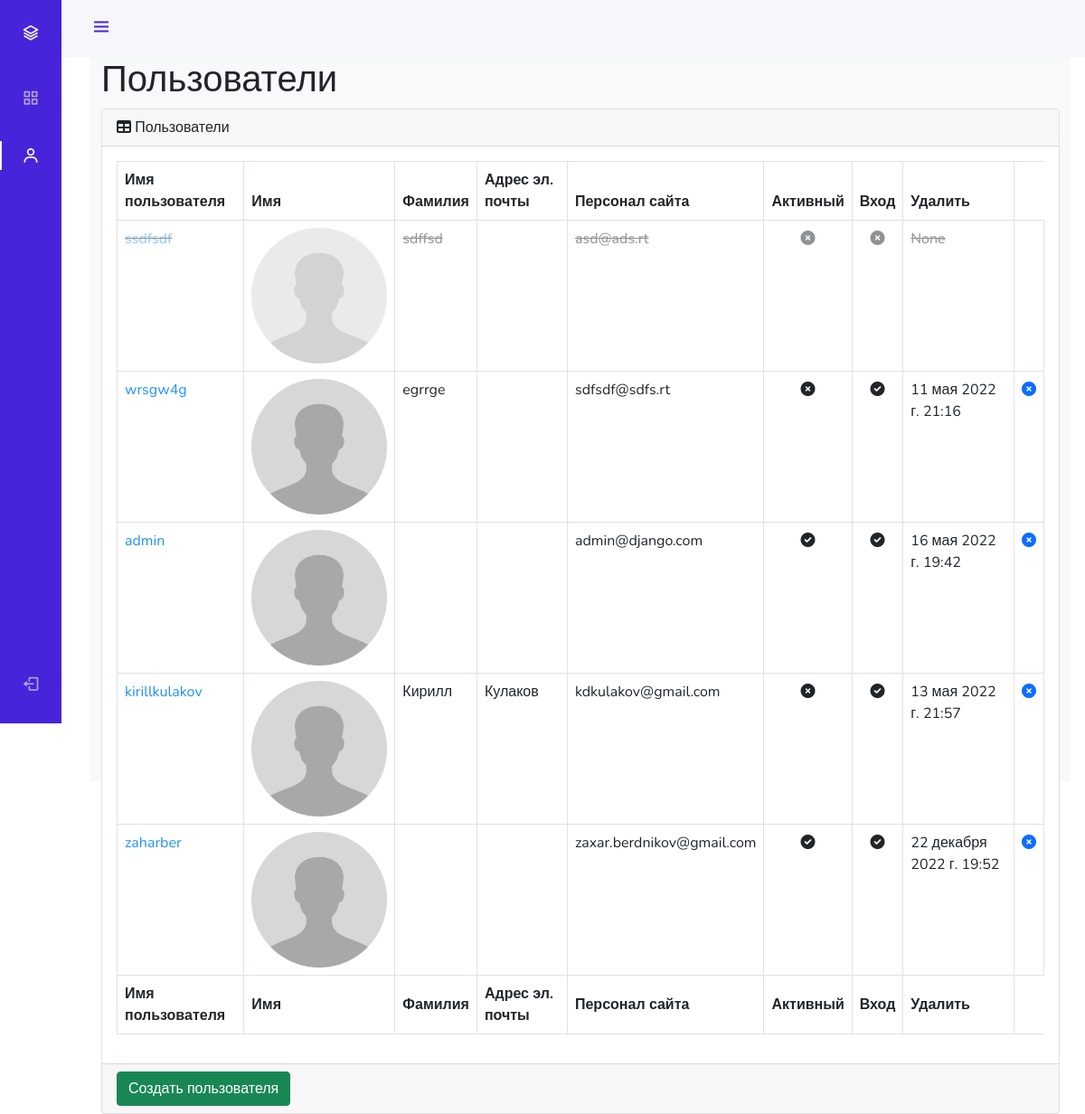
Page /admin_stuff/users/read/ (signed in) on the committed database.
### authapp/models.py (models this page shows, shortened)
class ShopUser(AbstractUser):
    avatar = models.ImageField(upload_to='users_avatars', blank=True)
    age = models.PositiveIntegerField(verbose_name='возраст', default=18)
    activation_key = models.CharField(max_length=128, blank=True)
    activation_key_expires = models.DateTimeField(default=(now() + timedelta(hours=48)))

### adminapp/views.py (the view)
# urls.py: path('users/read/', adminapp.UsersListView.as_view(), name='users'),
class UsersListView(LoginRequiredMixin, ListView):
    model = ShopUser
    template_name = 'adminapp/users.html'
    def get_context_data(self, **kwargs):
        context = super(UsersListView, self).get_context_data(**kwargs)
        context['title'] = 'админка/пользователи'
        return context

### adminapp/templatetags/my_tags.py (called while the page is built)
@register.filter(name='media_folder_users')
def media_folder_users(string):
    if not string:
        string = 'avatar-placeholder.png'
    return f'{settings.MEDIA_URL}{string}'

### mainapp/context_processors.py (called while the page is built)
def basket(request):
    print(f'context processor basket works')
    basket = []
    if request.user.is_authenticated:
        basket = Basket.objects.filter(user=request.user)
    return {
        'basket': basket,
    }

### adminapp/templates/adminapp/users.html
{% extends 'adminapp/base.html' %}
{% load static %}
{% load my_tags %}
{% block content %}
<main>
    <div class="container-fluid">
        <h1 class="mt-4">Пользователи</h1>
        <div class="card mb-4">
            <div class="card-header">
                <i class="fas fa-table mr-1"></i>
                Пользователи
            </div>
            <div class="card-body">
                <div class="table-responsive">
                    <table class="table table-bordered" id="dataTable" width="100%" cellspacing="0">
                        <thead>
                        <tr>
                            <th>Имя пользователя</th>
                            <th>Имя</th>
                            <th>Фамилия</th>
                            <th>Адрес эл. почты</th>
                            <th>Персонал сайта</th>
                            <th>Активный</th>
                            <th>Вход</th>
                            <th>Удалить</th>
                        </tr>
                        </thead>
                        <tfoot>
                        <tr>
                            <th>Имя пользователя</th>
                            <th>Имя</th>
                            <th>Фамилия</th>
                            <th>Адрес эл. почты</th>
                            <th>Персонал сайта</th>
                            <th>Активный</th>
                            <th>Вход</th>
                            <th>Удалить</th>
                        </tr>
                        </tfoot>
                        <tbody>
                        {% for user in object_list %}
                            <tr {% if not user.is_active %} style="opacity: 0.5; text-decoration: line-through;" {% endif %}>
                                <td><a href="{% url 'admin_stuff:user_update' user.id %}" style="color: dodgerblue">{{ user.username }}</a></td>
                                <td><img src="{{ user.avatar|media_folder_users  }}" style="width: 150px;"></td>
                                <td>{{ user.first_name }}</td>
                                <td>{{ user.last_name }}</td>
                                <td>{{ user.email }}</td>
                                <td class="text-center">
                                    {% if user.is_staff %}
                                        <i class="fa fa-check-circle"></i>
                                    {% else %}
                                        <i class="fa fa-times-circle"></i>
                                    {% endif %}
                                </td>
                                <td class="text-center">
                                    {% if user.is_active %}
                                        <i class="fa fa-check-circle"></i>
                                    {% else %}
                                        <i class="fa fa-times-circle"></i>
                                    {% endif %}
                                </td>
                                <td>{{ user.last_login }}</td>
                                <td>
                                    <a {% if not user.is_active %} class="invisible" {% endif %} href="{% url 'admin_stuff:user_delete' pk=user.id %}">
                                        <i class="fa fa-times-circle"></i>
                                    </a>
                                </td>
                            </tr>
                        {% endfor %}
                        </tbody>
                    </table>
                </div>
            </div>
            <div class="card-footer">
                <a href="{% url 'admin_stuff:user_create' %}">
                    <button class="btn btn-success">Создать пользователя</button>
                </a>
            </div>
        </div>
    </div>
</main>
{% endblock %}

### adminapp/static/adminapp/css/style.css (style rules this page uses)
:root { --header-height: 3rem; --nav-width: 68px; --first-color: #4723D9; --first-color-light: #AFA5D9; --white-color: #F7F6FB; --body-font: 'Nunito', sans-serif; --normal-font-size: 1rem; --z-fixed: 100 }
body { position: relative; margin: var(--header-height) 0 0 0; padding: 0 1rem; font-family: var(--body-font); font-size: var(--normal-font-size); transition: .5s }
a { text-decoration: none }
@media screen and (min-width: 768px) { body { margin: calc(var(--header-height) + 1rem) 0 0 0; padding-left: calc(var(--nav-width) + 2rem) } }

### rows in the picture
ShopUser: username "ssdfsdf", first_name "sdffsd", email "asd@ads.rt", is_staff False (drawn), is_active False (drawn), last_login "None"
ShopUser: username "wrsgw4g", first_name "egrrge", email "sdfsdf@sdfs.rt", is_staff False (drawn), is_active True (drawn), last_login "11 мая 2022 г. 21:16"
ShopUser: username "admin", email "admin@django.com", is_staff True (drawn), is_active True (drawn), last_login "16 мая 2022 г. 19:42"
ShopUser: username "kirillkulakov", first_name "Кирилл", last_name "Кулаков", email "kdkulakov@gmail.com", is_staff False (drawn), is_active True (drawn), last_login "13 мая 2022 г. 21:57"
ShopUser: username "zaharber", email "zaxar.berdnikov@gmail.com", is_staff True (drawn), is_active True (drawn), last_login "22 декабря 2022 г. 19:52"
